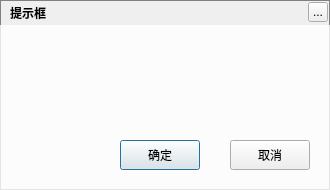
<?xml version="1.0" encoding="UTF-8"?>
<ui version="4.0">
 <class>MusicMessageBox</class>
 <widget class="QDialog" name="MusicMessageBox">
  <property name="geometry">
   <rect>
    <x>0</x>
    <y>0</y>
    <width>330</width>
    <height>190</height>
   </rect>
  </property>
  <property name="windowTitle">
   <string>Form</string>
  </property>
  <property name="styleSheet">
   <string notr="true">#MusicMessageBox{border:1px solid gray}</string>
  </property>
  <widget class="QLabel" name="background">
   <property name="geometry">
    <rect>
     <x>0</x>
     <y>0</y>
     <width>330</width>
     <height>190</height>
    </rect>
   </property>
   <property name="styleSheet">
    <string notr="true"/>
   </property>
   <property name="text">
    <string/>
   </property>
  </widget>
  <widget class="QLabel" name="topTitleName">
   <property name="geometry">
    <rect>
     <x>10</x>
     <y>0</y>
     <width>61</width>
     <height>25</height>
    </rect>
   </property>
   <property name="styleSheet">
    <string notr="true">color:&quot;#FFFFFF&quot;;font-weight:bold</string>
   </property>
   <property name="text">
    <string>提示框</string>
   </property>
  </widget>
  <widget class="QToolButton" name="topTitleCloseButton">
   <property name="geometry">
    <rect>
     <x>308</x>
     <y>2</y>
     <width>20</width>
     <height>20</height>
    </rect>
   </property>
   <property name="text">
    <string>...</string>
   </property>
  </widget>
  <widget class="QWidget" name="backgroundMask" native="true">
   <property name="geometry">
    <rect>
     <x>0</x>
     <y>25</y>
     <width>330</width>
     <height>165</height>
    </rect>
   </property>
   <property name="styleSheet">
    <string notr="true">background:rgba(255,255,255,200)</string>
   </property>
   <zorder>textLabel</zorder>
   <zorder>iconLabel</zorder>
  </widget>
  <widget class="QPushButton" name="confirmButton">
   <property name="geometry">
    <rect>
     <x>120</x>
     <y>140</y>
     <width>80</width>
     <height>30</height>
    </rect>
   </property>
   <property name="text">
    <string>确定</string>
   </property>
  </widget>
  <widget class="QPushButton" name="cancelButton">
   <property name="geometry">
    <rect>
     <x>230</x>
     <y>140</y>
     <width>80</width>
     <height>30</height>
    </rect>
   </property>
   <property name="text">
    <string>取消</string>
   </property>
  </widget>
  <widget class="QLabel" name="textLabel">
   <property name="geometry">
    <rect>
     <x>45</x>
     <y>50</y>
     <width>240</width>
     <height>70</height>
    </rect>
   </property>
   <property name="alignment">
    <set>Qt::AlignCenter</set>
   </property>
   <property name="wordWrap">
    <bool>true</bool>
   </property>
  </widget>
  <widget class="QLabel" name="iconLabel">
   <property name="geometry">
    <rect>
     <x>0</x>
     <y>40</y>
     <width>100</width>
     <height>100</height>
    </rect>
   </property>
   <property name="pixmap">
    <pixmap resource="../../qrc/MusicPlayerShare.qrc">:/share/warning</pixmap>
   </property>
  </widget>
  <zorder>background</zorder>
  <zorder>backgroundMask</zorder>
  <zorder>confirmButton</zorder>
  <zorder>cancelButton</zorder>
  <zorder>topTitleName</zorder>
  <zorder>topTitleCloseButton</zorder>
  <zorder>iconLabel</zorder>
  <zorder>textLabel</zorder>
 </widget>
 <resources>
  <include location="../../qrc/MusicPlayerShare.qrc"/>
  <include location="../../qrc/MusicPlayerShare.qrc"/>
 </resources>
 <connections/>
</ui>
